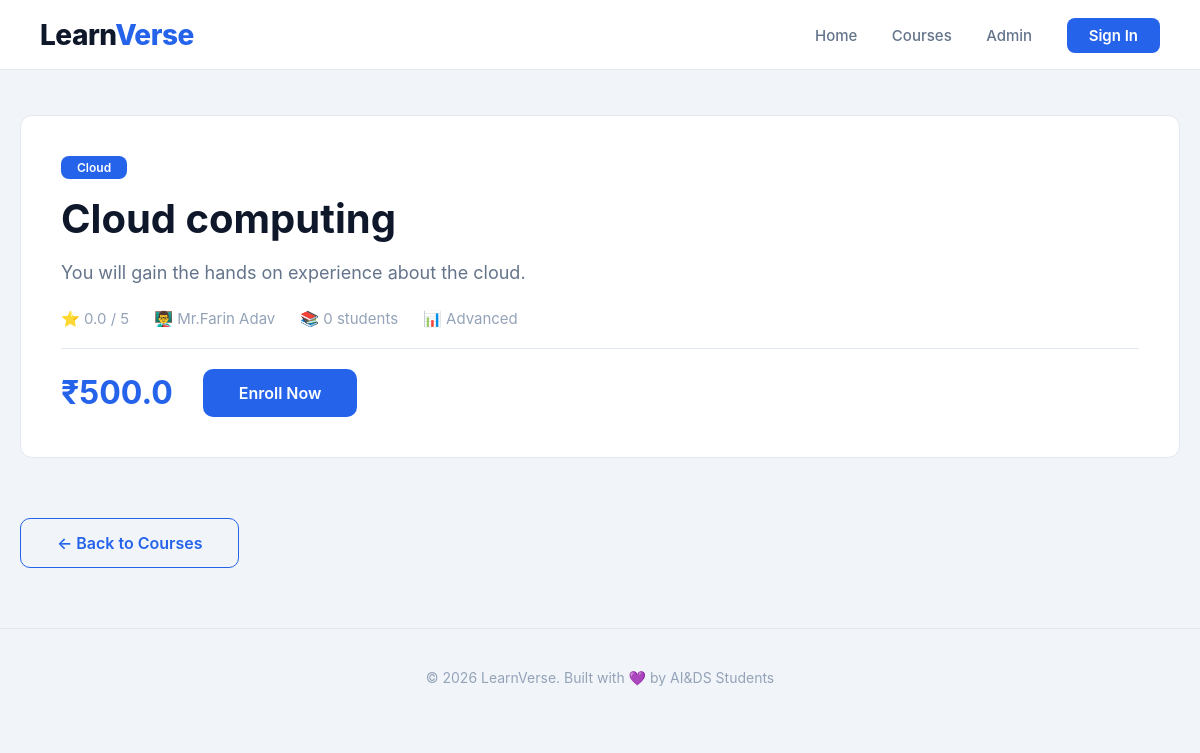
The app's page /course/10 with its own data.
### models.py (models this page shows)
class Course(db.Model):
    id = db.Column(db.Integer, primary_key=True)
    title = db.Column(db.String(200), nullable=False)
    description = db.Column(db.Text, nullable=False)
    domain = db.Column(db.String(50), nullable=False)
    level = db.Column(db.String(20), nullable=False)
    price = db.Column(db.Float, default=0)
    instructor = db.Column(db.String(100), nullable=False)
    rating = db.Column(db.Float, default=0)
    students = db.Column(db.Integer, default=0)
    image = db.Column(db.String(200), default='default.jpg')
    created_at = db.Column(db.DateTime, default=datetime.utcnow)

### app.py (the view)
@app.route('/course/<int:course_id>')
def course_detail(course_id):
    course = Course.query.get_or_404(course_id)
    return render_template('course_detail.html', course=course)

### templates/course_detail.html (shortened to what this page needs)
<!DOCTYPE html>
<html lang="en">
<head>
    <link rel="stylesheet" href="{{ url_for('static', filename='style.css') }}">
</head>
<body>
    <header>
        <div class="logo">Learn<span>Verse</span></div>
        <nav>
            <a href="/">Home</a>
            <a href="/courses">Courses</a>
            <a href="/admin/courses">Admin</a>
            <a href="#" class="btn-signin">Sign In</a>
        </nav>
    </header>
    <div class="container">
        <div class="course-detail">
            <div class="course-detail-header">
                <span class="badge">{{ course.domain }}</span>
                <h1>{{ course.title }}</h1>
                <p>{{ course.description }}</p>
                <div class="course-detail-meta">
                    <span>⭐ {{ course.rating }} / 5</span>
                    <span>👨‍🏫 {{ course.instructor }}</span>
                    <span>📚 {{ course.students }} students</span>
                    <span>📊 {{ course.level }}</span>
                </div>
                <div class="course-detail-price">
                    <span class="price">₹{{ course.price }}</span>
                    <a href="#" class="btn-primary">Enroll Now</a>
                </div>
            </div>
        </div>
        <a href="/courses" class="btn-secondary" style="margin-top:30px; display:inline-block;">← Back to Courses</a>
    </div>
    <footer>
        <p>© 2026 LearnVerse. Built with 💜 by AI&DS Students</p>
    </footer>
</body>
</html>

### static/style.css (style rules this page uses)
* { margin: 0; padding: 0; box-sizing: border-box; }
body { font-family: -apple-system, BlinkMacSystemFont, 'Segoe UI', Roboto, Oxygen, Ubuntu, sans-serif; background: #F1F5F9; color: #0F172A; overflow-x: hidden; min-height: 100vh; }
a { text-decoration: none; color: inherit; }
header { padding: 15px 40px; display: flex; justify-content: space-between; align-items: center; position: fixed; top: 0; left: 0; right: 0; z-index: 100; background: rgba(255, 255, 255, 0.95); backdrop-filter: blur(20px); border-bottom: 1px solid #E2E8F0; height: 70px; }
.logo { font-size: 28px; font-weight: 800; letter-spacing: -0.5px; color: #0F172A; }
.logo span { color: #2563EB; }
nav a { color: #64748B; margin-left: 30px; font-size: 15px; font-weight: 500; transition: 0.3s; position: relative; }
nav a::after { content: ''; position: absolute; bottom: -4px; left: 0; width: 0; height: 2px; background: #2563EB; transition: 0.3s; }
.btn-signin { background: #2563EB; padding: 8px 22px; border-radius: 8px; color: #fff !important; font-weight: 600; transition: 0.3s; }
.btn-signin::after { display: none !important; }
.btn-primary { display: inline-block; padding: 14px 36px; background: #2563EB; color: #fff; border-radius: 10px; font-weight: 600; transition: 0.3s; border: none; cursor: pointer; font-size: 16px; }
.btn-secondary { display: inline-block; padding: 14px 36px; background: transparent; color: #2563EB; border-radius: 10px; font-weight: 600; transition: 0.3s; border: 1px solid #2563EB; cursor: pointer; font-size: 16px; }
.container { max-width: 1200px; margin: 0 auto; padding: 85px 20px 20px; }
.course-detail { padding: 30px 0; }
.course-detail-header { padding: 40px; border-radius: 12px; background: #FFFFFF; border: 1px solid #E2E8F0; }
.course-detail-header .badge { display: inline-block; padding: 4px 16px; border-radius: 8px; font-size: 12px; background: #2563EB; color: #fff; font-weight: 600; }
.course-detail-header h1 { font-size: 40px; margin: 15px 0; color: #0F172A; }
.course-detail-header p { color: #64748B; font-size: 18px; line-height: 1.7; max-width: 700px; }
.course-detail-meta { display: flex; gap: 25px; flex-wrap: wrap; margin: 20px 0; color: #94A3B8; font-size: 15px; }
.course-detail-price { display: flex; align-items: center; gap: 30px; margin-top: 20px; padding-top: 20px; border-top: 1px solid #E2E8F0; }
.course-detail-price .price { font-size: 32px; font-weight: 700; color: #2563EB; }
footer { text-align: center; padding: 40px; color: #94A3B8; border-top: 1px solid #E2E8F0; margin-top: 40px; font-size: 14px; }

### records on screen
Course: domain "Cloud", title "Cloud computing", description "You will gain the hands on experience about the cloud.", rating "0.0", instructor "Mr.Farin Adav", students "0", level "Advanced", price "500.0"
